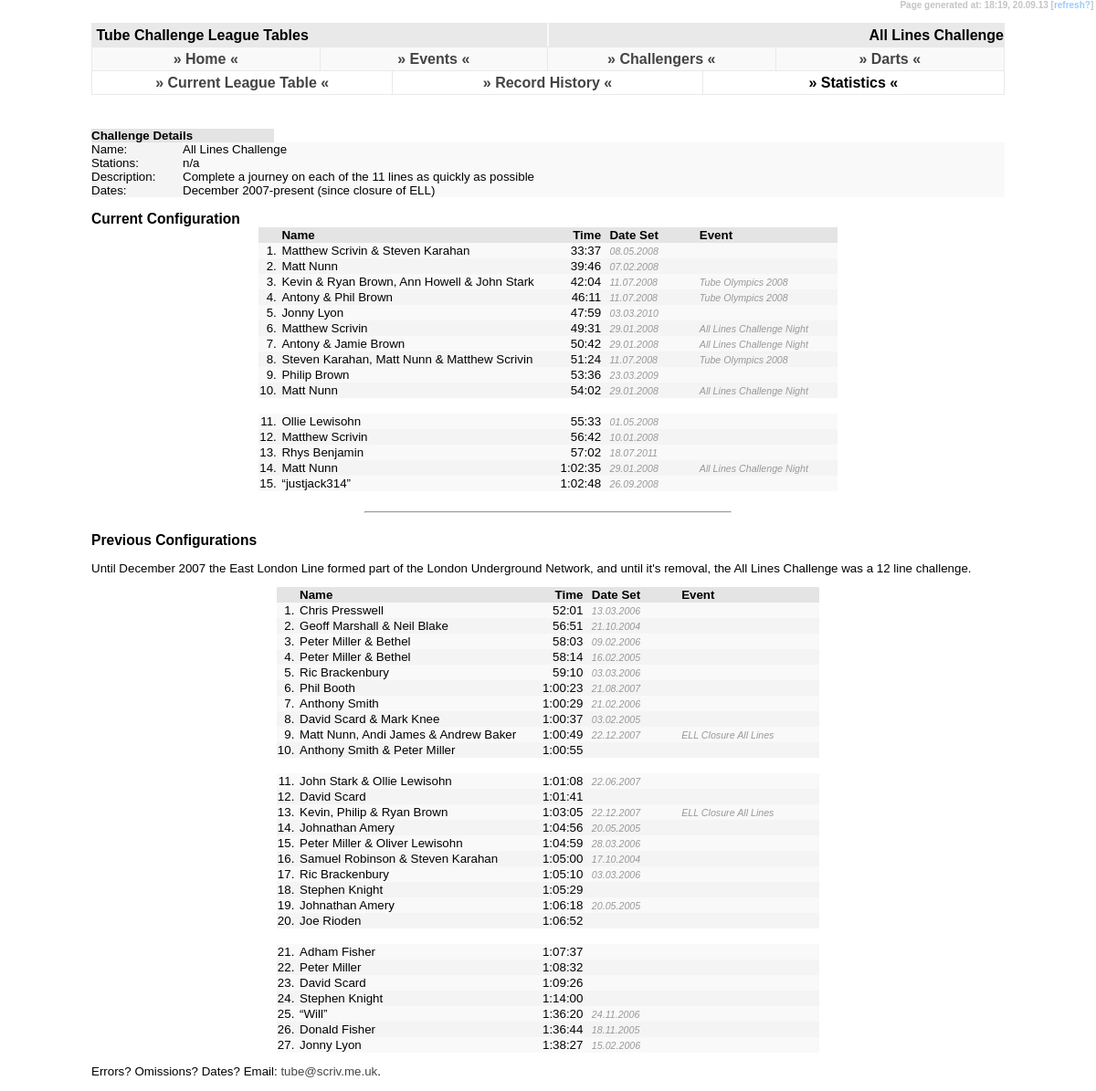
The page /alllines/league/index.php on the database its author committed.
### tables this page shows
CREATE TABLE IF NOT EXISTS `tc_challenge` (
  `tc_challenge` char(3) NOT NULL,
  `tc_short_name` varchar(15) NOT NULL,
  `tc_challenge_name` varchar(255) NOT NULL,
  `tc_station_count` int(4) NOT NULL DEFAULT '0',
  `tc_description` varchar(255) NOT NULL,
  `tc_extra_details` text NOT NULL,
  `tc_dates` varchar(255) NOT NULL,
  `tc_order` int(11) DEFAULT NULL,
  `tc_uri` varchar(32) NOT NULL,
  PRIMARY KEY (`tc_challenge`)
);

CREATE TABLE IF NOT EXISTS `tc_data` (
  `tc_challenge` varchar(3) NOT NULL DEFAULT '',
  `tc_name` varchar(255) NOT NULL DEFAULT '',
  `tc_hours` tinyint(2) NOT NULL DEFAULT '0',
  `tc_mins` tinyint(2) NOT NULL DEFAULT '0',
  `tc_sec` tinyint(2) NOT NULL DEFAULT '0',
  `tc_event` varchar(255) DEFAULT NULL,
  `tc_date` date DEFAULT NULL,
  `tc_fn_station_count` smallint(4) DEFAULT NULL,
  `tc_fn274_excluded_station` varchar(3) DEFAULT NULL,
  `tc_fn_gwr` char(1) DEFAULT NULL,
  `tc_uid` int(4) NOT NULL AUTO_INCREMENT,
  `tc_pending_yn` char(1) NOT NULL DEFAULT 'N',
  `tc_upd_id` varchar(3) NOT NULL DEFAULT '',
  `tc_upd_date` timestamp NOT NULL DEFAULT CURRENT_TIMESTAMP ON UPDATE CURRENT_TIMESTAMP,
  PRIMARY KEY (`tc_uid`)
);

### alllines/league/index.php (the view, shortened to what this page needs)
<!DOCTYPE html PUBLIC "-//W3C//DTD XHTML 1.0 Strict//EN" "http://www.w3.org/TR/xhtml1/DTD/xhtml1-strict.dtd">
<html xmlns="http://www.w3.org/1999/xhtml" xml:lang="en">
<head>
  <link rel="stylesheet" title="Default" type="text/css" href="../../default.css" />
</head>
<body><div id="temps">Page generated at: <?php echo date("H:i"); ?>,&nbsp;<?php echo date("d.m.y"); ?>&nbsp;[<a class="text" href="javascript:location.reload()">refresh?</a>]&nbsp;</div>
<div id="header1">&nbsp;Tube Challenge League Tables</div>
<div id="header2">&nbsp;All Lines Challenge</div>
<?php
	include('../../menu.php');
	include('../../submenu.php');
?>
<div id="content">
	<h3>&nbsp;</h3>
			<table width="100%" border="0" cellpadding="0" cellspacing="0">
				<tr>
					<td class="newshead" colspan="2"><b>Challenge Details</b></td>
					<td>&nbsp;</td>
				</tr>
					<?php
					$query = "SELECT * FROM tc_challenge WHERE tc_challenge = 'A11'";
					$moo = mysql_query($query) or die("Select Failed! [501]");
					$details = mysql_fetch_array($moo)
					?>
				<tr>
					<td class="row2" width="100">Name:</td>
					<td class="row1" colspan="2"><?php echo $details['tc_challenge_name']; ?></td>
				</tr>
				<tr>
					<td class="row2">Stations:</td>
					<td class="row1" width="100"><?php if($details['tc_station_count'] > 0){ echo $details['tc_station_count']; } else { ?>n/a<?php } ?></td>
					<td class="row1">&nbsp;</td>
				</tr>
				<tr>
					<td class="row2">Description:</td>
					<td class="row1" colspan="2"><?php echo $details['tc_description']; ?></td>
				</tr>
				<tr>
					<td class="row2">Dates:</td>
					<td class="row1" colspan="2"><?php echo $details['tc_dates']; ?></td>
				</tr>
			</table>
			<h3>Current Configuration</h3>
			<table align="center" border="0" cellpadding="1" cellspacing="0">
				<tr class="newshead">
					<td width="20"></td>
					<td>Name</td>
					<td width="75" align="right">Time&nbsp;</td>
					<td width="100">&nbsp;Date Set</td>
					<td width="150">Event</td>
				</tr>
				<?php
					$query = "SELECT * FROM tc_data WHERE tc_challenge = 'A11' ORDER BY tc_hours, tc_mins, tc_sec";
					$fnc = mysql_query($query) or die("Select Failed! [302]");
					$fncpos = 0;
					while ($fncdata = mysql_fetch_array($fnc)) {
						$fncpos++; ?>
				<tr class="row<?php if($fncpos%2 != 0){ echo "1"; } else { echo "2"; } if($fncdata['tc_date']){if($now - date("U", strtotime($fncdata['tc_date'])) < 2419200){ ?>" style="color: #0000FF<?php }} ?>">
					<td align="right"><?php echo $fncpos; ?>.&nbsp;</td>
					<td><?php echo $fncdata['tc_name']; ?></td>
					<td align="right"><?php if($fncdata['tc_hours'] > 0) { echo $fncdata['tc_hours']; ?>:<?php } if ($fncdata['tc_mins'] < 10){ ?>0<?php } echo $fncdata['tc_mins']; ?>:<?php if ($fncdata['tc_sec'] < 10){ ?>0<?php } echo $fncdata['tc_sec']; ?>&nbsp;</td>
					<td>&nbsp;<i><?php if ($fncdata['tc_date']){ echo date("d.m.Y", strtotime($fncdata['tc_date']));} ?></i></td>
					<td><i><?php echo $fncdata['tc_event']; ?></i></td>
				</tr>
				<?php
				if($fncpos%10 == 0){ ?>
				<tr height="10">
					<td colspan="5">&nbsp;</td>
				</tr><?php } } ?>
			</table><br />
			<hr width="400" />
			<h3>Previous Configurations</h3>
			<p>Until December 2007 the East London Line formed part of the London Underground Network, and until it's removal, the All Lines Challenge was a 12 line challenge.</p>
			<table align="center" border="0" cellpadding="1" cellspacing="0">
				<tr class="newshead">
					<td width="20"></td>
					<td>Name</td>
					<td width="75" align="right">Time&nbsp;</td>
					<td width="100">&nbsp;Date Set</td>
					<td width="150">Event</td>
				</tr>
				<?php
					$query = "SELECT * FROM tc_data WHERE tc_challenge = 'A12' ORDER BY tc_hours, tc_mins, tc_sec";
					$fnc = mysql_query($query) or die("Select Failed! [302]");
					$fncpos = 0;
					while ($fncdata = mysql_fetch_array($fnc)) {
						$fncpos++; ?>
				<tr class="row<?php if($fncpos%2 != 0){ echo "1"; } else { echo "2"; } if($fncdata['tc_date']){if($now - date("U", strtotime($fncdata['tc_date'])) < 2419200){ ?>" style="color: #0000FF<?php }} ?>">
					<td align="right"><?php echo $fncpos; ?>.&nbsp;</td>
					<td><?php echo $fncdata['tc_name']; ?></td>
					<td align="right"><?php if($fncdata['tc_hours'] > 0) { echo $fncdata['tc_hours']; ?>:<?php } if ($fncdata['tc_mins'] < 10){ ?>0<?php } echo $fncdata['tc_mins']; ?>:<?php if ($fncdata['tc_sec'] < 10){ ?>0<?php } echo $fncdata['tc_sec']; ?>&nbsp;</td>
					<td>&nbsp;<i><?php if ($fncdata['tc_date']){ echo date("d.m.Y", strtotime($fncdata['tc_date']));} ?></i></td>
					<td><i><?php echo $fncdata['tc_event']; ?></i></td>
				</tr>
				<?php
				if($fncpos%10 == 0){ ?>
				<tr height="10">
					<td colspan="5">&nbsp;</td>
				</tr><?php } } ?>
			</table>
<p>Errors? Omissions? Dates? Email: <a href="mailto:tube@scriv.me.uk">tube&#64;scriv.me.uk</a>.</p>
</div>
</body>
</html>

### default.css (style rules this page uses)
body { padding: 0; margin: 0; font-family: Trebuchet MS, Arial, Verdana, Helvetica, Calibri, sans-serif; background-color: #fff; font-weight: bold; }
#header1 { position: absolute; height: 25px; border-right: solid 1px #f9f9f9; border-left: solid 1px #e9e9e9; border-top: solid 1px #e9e9e9; border-bottom: solid 1px #e9e9e9; left: 100px; right: 50%; top: 25px; background-color: #e9e9e9; line-height: 25px; vertical-align: middle; }
#header2 { position: absolute; height: 25px; border-left: solid 1px #f9f9f9; border-right: solid 1px #e9e9e9; border-top: solid 1px #e9e9e9; border-bottom: solid 1px #e9e9e9; left: 50%; right: 100px; top: 25px; background-color: #e9e9e9; border-width: 1px; line-height: 25px; vertical-align: middle; text-align: right; }
#content { position: absolute; left: 100px; right: 100px; top: 108px; font-weight: normal; font-size: 10pt; text-align: justify; }
#temps { text-align: right; color: #c4c4c4; font-size: 7.5pt; position: absolute; right: 0px; height: 15px; top: 0px; margin: 0px 0px; vertical-align: middle; background-color: #ffffff; }
.newshead { background-color: #e4e4e4; vertical-align: middle; font-weight: bold; }
.row1 { background-color: #f9f9f9; }
.row2 { background-color: #f4f4f4; }
i { font-size: 8pt; color: #999999; }
hr { text-align: center; }
a:link { color: #444444; text-decoration: none; }
a.text:link { color: #99ccff; text-decoration: none; }
h3 { padding-top: 15px; margin: 0; }

### rows shown on the page
tc_challenge: tc_challenge_name "All Lines Challenge", tc_description "Complete a journey on each of the 11 lines as quickly as possible", tc_dates "December 2007-present (since closure of ELL)"
tc_data: tc_name "Matthew Scrivin & Steven Karahan", tc_mins "33", tc_sec "37", tc_date "08.05.2008"
tc_data: tc_name "Matt Nunn", tc_mins "39", tc_sec "46", tc_date "07.02.2008"
tc_data: tc_name "Kevin & Ryan Brown, Ann Howell & John Stark", tc_mins "42", shows "0", tc_sec "4", tc_date "11.07.2008", tc_event "Tube Olympics 2008"
tc_data: tc_name "Antony & Phil Brown", tc_mins "46", tc_sec "11", tc_date "11.07.2008", tc_event "Tube Olympics 2008"
tc_data: tc_name "Jonny Lyon", tc_mins "47", tc_sec "59", tc_date "03.03.2010"
tc_data: tc_name "Matthew Scrivin", tc_mins "49", tc_sec "31", tc_date "29.01.2008", tc_event "All Lines Challenge Night"
tc_data: tc_name "Antony & Jamie Brown", tc_mins "50", tc_sec "42", tc_date "29.01.2008", tc_event "All Lines Challenge Night"
tc_data: tc_name "Steven Karahan, Matt Nunn & Matthew Scrivin", tc_mins "51", tc_sec "24", tc_date "11.07.2008", tc_event "Tube Olympics 2008"
tc_data: tc_name "Philip Brown", tc_mins "53", tc_sec "36", tc_date "23.03.2009"
tc_data: tc_name "Matt Nunn", tc_mins "54", shows "0", tc_sec "2", tc_date "29.01.2008", tc_event "All Lines Challenge Night"
tc_data: tc_name "Ollie Lewisohn", tc_mins "55", tc_sec "33", tc_date "01.05.2008"
tc_data: tc_name "Matthew Scrivin", tc_mins "56", tc_sec "42", tc_date "10.01.2008"
tc_data: tc_name "Rhys Benjamin", tc_mins "57", shows "0", tc_sec "2", tc_date "18.07.2011"
tc_data: tc_name "Matt Nunn", tc_hours "1", shows "0", tc_mins "2", tc_sec "35", tc_date "29.01.2008", tc_event "All Lines Challenge Night"
tc_data: tc_name "“justjack314”", tc_hours "1", shows "0", tc_mins "2", tc_sec "48", tc_date "26.09.2008"
tc_data: tc_name "Chris Presswell", tc_mins "52", shows "0", tc_sec "1", tc_date "13.03.2006"
tc_data: tc_name "Geoff Marshall & Neil Blake", tc_mins "56", tc_sec "51", tc_date "21.10.2004"
tc_data: tc_name "Peter Miller & Bethel", tc_mins "58", shows "0", tc_sec "3", tc_date "09.02.2006"
tc_data: tc_name "Peter Miller & Bethel", tc_mins "58", tc_sec "14", tc_date "16.02.2005"
tc_data: tc_name "Ric Brackenbury", tc_mins "59", tc_sec "10", tc_date "03.03.2006"
tc_data: tc_name "Phil Booth", tc_hours "1", shows "0", tc_mins "0", tc_sec "23", tc_date "21.08.2007"
tc_data: tc_name "Anthony Smith", tc_hours "1", shows "0", tc_mins "0", tc_sec "29", tc_date "21.02.2006"
tc_data: tc_name "David Scard & Mark Knee", tc_hours "1", shows "0", tc_mins "0", tc_sec "37", tc_date "03.02.2005"
tc_data: tc_name "Matt Nunn, Andi James & Andrew Baker", tc_hours "1", shows "0", tc_mins "0", tc_sec "49", tc_date "22.12.2007", tc_event "ELL Closure All Lines"
tc_data: tc_name "Anthony Smith & Peter Miller", tc_hours "1", shows "0", tc_mins "0", tc_sec "55"
tc_data: tc_name "John Stark & Ollie Lewisohn", tc_hours "1", shows "0", tc_mins "1", tc_sec "8", tc_date "22.06.2007"
tc_data: tc_name "David Scard", tc_hours "1", shows "0", tc_mins "1", tc_sec "41"
tc_data: tc_name "Kevin, Philip & Ryan Brown", tc_hours "1", shows "0", tc_mins "3", tc_sec "5", tc_date "22.12.2007", tc_event "ELL Closure All Lines"
tc_data: tc_name "Johnathan Amery", tc_hours "1", shows "0", tc_mins "4", tc_sec "56", tc_date "20.05.2005"
tc_data: tc_name "Peter Miller & Oliver Lewisohn", tc_hours "1", shows "0", tc_mins "4", tc_sec "59", tc_date "28.03.2006"
tc_data: tc_name "Samuel Robinson & Steven Karahan", tc_hours "1", shows "0", tc_mins "5", tc_sec "0", tc_date "17.10.2004"
tc_data: tc_name "Ric Brackenbury", tc_hours "1", shows "0", tc_mins "5", tc_sec "10", tc_date "03.03.2006"
tc_data: tc_name "Stephen Knight", tc_hours "1", shows "0", tc_mins "5", tc_sec "29"
tc_data: tc_name "Johnathan Amery", tc_hours "1", shows "0", tc_mins "6", tc_sec "18", tc_date "20.05.2005"
tc_data: tc_name "Joe Rioden", tc_hours "1", shows "0", tc_mins "6", tc_sec "52"
tc_data: tc_name "Adham Fisher", tc_hours "1", shows "0", tc_mins "7", tc_sec "37"
tc_data: tc_name "Peter Miller", tc_hours "1", shows "0", tc_mins "8", tc_sec "32"
tc_data: tc_name "David Scard", tc_hours "1", shows "0", tc_mins "9", tc_sec "26"
tc_data: tc_name "Stephen Knight", tc_hours "1", tc_mins "14", shows "0", tc_sec "0"
tc_data: tc_name "“Will”", tc_hours "1", tc_mins "36", tc_sec "20", tc_date "24.11.2006"
tc_data: tc_name "Donald Fisher", tc_hours "1", tc_mins "36", tc_sec "44", tc_date "18.11.2005"
tc_data: tc_name "Jonny Lyon", tc_hours "1", tc_mins "38", tc_sec "27", tc_date "15.02.2006"
